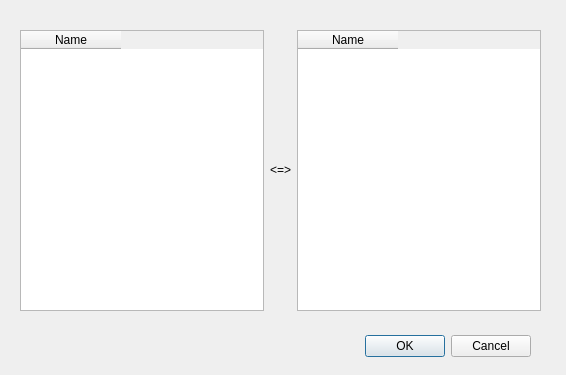
<?xml version="1.0" encoding="UTF-8"?>
<ui version="4.0">
 <class>ComputerConnectDialog</class>
 <widget class="QDialog" name="ComputerConnectDialog">
  <property name="geometry">
   <rect>
    <x>0</x>
    <y>0</y>
    <width>566</width>
    <height>375</height>
   </rect>
  </property>
  <property name="windowTitle">
   <string>Dialog</string>
  </property>
  <widget class="QDialogButtonBox" name="buttonBox">
   <property name="geometry">
    <rect>
     <x>190</x>
     <y>330</y>
     <width>341</width>
     <height>32</height>
    </rect>
   </property>
   <property name="orientation">
    <enum>Qt::Horizontal</enum>
   </property>
   <property name="standardButtons">
    <set>QDialogButtonBox::Cancel|QDialogButtonBox::Ok</set>
   </property>
  </widget>
  <widget class="QWidget" name="gridLayoutWidget">
   <property name="geometry">
    <rect>
     <x>20</x>
     <y>30</y>
     <width>521</width>
     <height>281</height>
    </rect>
   </property>
   <layout class="QGridLayout" name="gridLayout_2">
    <item row="0" column="1">
     <widget class="QLabel" name="label">
      <property name="text">
       <string>&lt;=&gt;</string>
      </property>
     </widget>
    </item>
    <item row="0" column="2">
     <widget class="DropTableWidget" name="tblConnectedComputers">
      <property name="acceptDrops">
       <bool>true</bool>
      </property>
      <property name="dragEnabled">
       <bool>true</bool>
      </property>
      <property name="dragDropMode">
       <enum>QAbstractItemView::DragDrop</enum>
      </property>
      <property name="defaultDropAction">
       <enum>Qt::MoveAction</enum>
      </property>
      <property name="selectionBehavior">
       <enum>QAbstractItemView::SelectRows</enum>
      </property>
      <property name="rowCount">
       <number>0</number>
      </property>
      <property name="columnCount">
       <number>1</number>
      </property>
      <column>
       <property name="text">
        <string>Name</string>
       </property>
      </column>
     </widget>
    </item>
    <item row="0" column="0">
     <widget class="DropTableWidget" name="tblUnconnectedComputers">
      <property name="acceptDrops">
       <bool>true</bool>
      </property>
      <property name="dragEnabled">
       <bool>true</bool>
      </property>
      <property name="dragDropMode">
       <enum>QAbstractItemView::DragDrop</enum>
      </property>
      <property name="defaultDropAction">
       <enum>Qt::CopyAction</enum>
      </property>
      <property name="selectionBehavior">
       <enum>QAbstractItemView::SelectRows</enum>
      </property>
      <column>
       <property name="text">
        <string>Name</string>
       </property>
      </column>
     </widget>
    </item>
   </layout>
  </widget>
 </widget>
 <customwidgets>
  <customwidget>
   <class>DropTableWidget</class>
   <extends>QTableWidget</extends>
   <header location="global">widgets/droptablewidget.h</header>
  </customwidget>
 </customwidgets>
 <resources/>
 <connections/>
</ui>
